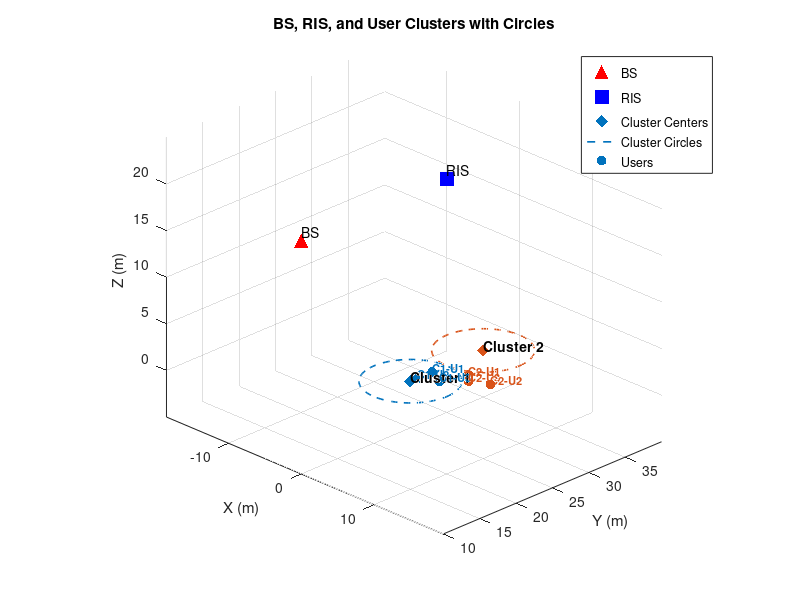

MATLAB code to generate this figure:
function [angles, users,distances] = calculate_angles()
    % ============================
    % Fixed BS and RIS positions
    % ============================
BS = [0, 10, 20];
RIS = [0, 30, 20];

% ============================
% Hard-coded cluster centers
% ============================
cluster_centers = [0, 25, 0;
                   0, 35, 0;
                   5, 35, 0]; % new cluster center

radii = [5,5,5]; % radius for each cluster

% ============================
% Hard-coded users per cluster (3 users each)
% ============================

% ----- Cluster 1 (center: [0,25,0], radius: 5m) -----
users{1} = [ 0, 28, 0;   
             0, 26, 0;   
             2, 27, 0];  

% ----- Cluster 2 (center: [0,35,0], radius: 5m) -----
% users{2} = [ -1, 31, 0;   % User 1: North-East
%              -1, 40, 0;   % User 2: South-West
%              0, 31, 0];   % User 3: North-East
% 
% ----- Cluster 3 (center: [5,30,0], radius: 5m) -----
users{2} = [ 3, 30, 0;   % User 1: North-East   
             6, 30, 0;   % User 2: South-West
             4, 29, 0];  % User 3: South-East



% ----- Define cluster centers and radii -----
cluster_centers = [0 25 0;   % Cluster 1 center
                   0 35 0;   % Cluster 2 center
                   5 30 0];  % Cluster 3 center
    radius = 5;                  % Cluster radius (meters)
    
    num_clusters = size(cluster_centers,1);
    num_users_per_cluster = 3;
    
    % ----- Generate user positions -----
    % users = cell(num_clusters,1);
    % ----- Cluster 1 (center: [0,25,0], away direction +Y) -----
% users{1} = [ -1, 20, 0;     % left
%               0,  20, 0;     % center
%               1,  20, 0];    % right
% 
% % ----- Cluster 2 (center: [0,35,0], away direction +Y) -----
% users{2} = [ -1, 40, 0;
%               0,  40, 0;
%               1,  40, 0];
% 
% % ----- Cluster 3 (center: [5,30,0], away direction +X+Y) -----
% users{3} = [ 10, 31, 0;
%               9, 32, 0;
%               7, 26, 0];

    Nclusters = length(users);
    disp(Nclusters);
    Kusers = size(users{1},1);

    % ============================
    % 1. AoD at BS (BS -> RIS)
    % ============================
    delta_BS_RIS = RIS - BS;
    angles.BS_AoD.azimuth = atan2d(delta_BS_RIS(2), delta_BS_RIS(1));
    angles.BS_AoD.elevation = atan2d(delta_BS_RIS(3), sqrt(delta_BS_RIS(1)^2 + delta_BS_RIS(2)^2));
    angles.BS_AoD.distance = norm(delta_BS_RIS);

    % ============================
    % 2. AoA at RIS
    % ============================
    angles.RIS_AoA.azimuth = mod(angles.BS_AoD.azimuth + 180, 360);
    angles.RIS_AoA.elevation = -angles.BS_AoD.elevation;
    angles.RIS_AoA.distance = angles.BS_AoD.distance;

    % ============================
    % 3. AoD at RIS -> Users
    % ============================
    for c = 1:Nclusters
        for k = 1:Kusers
            user = users{c}(k,:);
            delta_RIS_user = user - RIS;

            azimuth = atan2d(delta_RIS_user(2), delta_RIS_user(1));
            elevation = atan2d(delta_RIS_user(3), sqrt(delta_RIS_user(1)^2 + delta_RIS_user(2)^2));

            angles.RIS_AoD.clusters(c).users(k).user = sprintf('C%d-U%d', c, k);
            angles.RIS_AoD.clusters(c).users(k).azimuth = azimuth;
            angles.RIS_AoD.clusters(c).users(k).elevation = elevation;
            angles.RIS_AoD.clusters(c).users(k).distance = norm(delta_RIS_user);
        end
    end
    
    % Initialize struct array
    distances = struct();
   
    
    for c = 1:length(users)
        BD = users{c}(3, :); % BD position
        clusterDistances = struct();
        
        % Distance between each user and BD
        for u = 1:2
            user_pos = users{c}(u, :);
            d_user_BD = norm(user_pos - BD);
            clusterDistances.(['User' num2str(u) '_BD']) = d_user_BD;
        end
        
        % Optional: distance between users
        d_user1_user2 = norm(users{c}(1,:) - users{c}(2,:));
        clusterDistances.User1_User2 = d_user1_user2;
    
        % Store in main struct
        distances.(['Cluster' num2str(c)]) = clusterDistances;
    end

%     % 
%     % % % % % % % % % ============================
%     % % % % % % % % 4. Visualization
%     % % % % % % % ============================
    figure; hold on; grid on; axis equal;
    xlabel('X (m)'); ylabel('Y (m)'); zlabel('Z (m)');
    title('BS, RIS, and User Clusters with Circles');

    % Plot BS and RIS
    scatter3(BS(1),BS(2),BS(3),100,'r','filled','^'); text(BS(1),BS(2),BS(3)+1,'BS');
    scatter3(RIS(1),RIS(2),RIS(3),100,'b','filled','s'); text(RIS(1),RIS(2),RIS(3)+1,'RIS');

    colors = lines(Nclusters);
    for c = 1:Nclusters
        % Cluster center
        center = cluster_centers(c,:);
        scatter3(center(1), center(2), center(3), 80, colors(c,:),'d','filled');
        text(center(1), center(2), center(3)+0.5,sprintf('Cluster %d', c),'Color','k','FontSize',10,'FontWeight','bold');

        % Draw cluster circle in XY-plane
        theta = linspace(0, 2*pi, 100);
        x_circle = center(1) + radii(c) * cos(theta);
        y_circle = center(2) + radii(c) * sin(theta);
        z_circle = center(3) * ones(size(theta));
        plot3(x_circle, y_circle, z_circle, '--','Color', colors(c,:), 'LineWidth',1.2);

        % Users
        cluster_users = users{c};
        scatter3(cluster_users(:,1), cluster_users(:,2), cluster_users(:,3), 50, colors(c,:),'filled','o');

        % Label users
        for k = 1:Kusers
            text(cluster_users(k,1), cluster_users(k,2), cluster_users(k,3)+0.5, ...
                sprintf('C%d-U%d', c, k), 'Color', colors(c,:), 'FontSize', 8, 'FontWeight','bold');
        end
    end
    legend({'BS','RIS','Cluster Centers','Cluster Circles','Users'});
    view(45,25);
    hold off;
end
